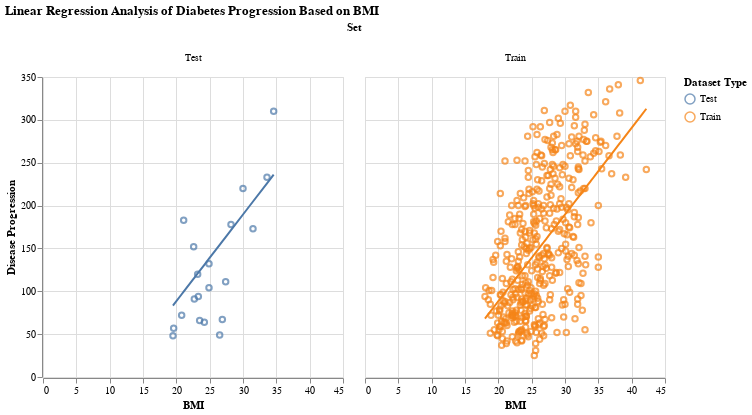

The code cell stored with this chart in its notebook:
### Code cell
import pandas as pd
import altair as alt
from sklearn.model_selection import train_test_split
from sklearn.linear_model import LinearRegression
from sklearn.metrics import mean_squared_error, r2_score
import matplotlib.pyplot as plt

# Load the dataset
df = pd.read_csv('diabetes.tab.tsv', sep='\t')

# Assuming that the feature and target columns need to be specified
X = df[['BMI']]  # 'bmi' as an example feature column
y = df['Y']  # 'response' as an example target column

# Split the data into training and testing sets
X_train, X_test, y_train, y_test = train_test_split(X, y, test_size=20, shuffle=False)
# Initialize and train the Linear Regression model
regressor = LinearRegression()
regressor.fit(X_train, y_train)

# Predict on the test set
y_pred = regressor.predict(X_test)

# Calculate mean squared error and coefficient of determination
mse = mean_squared_error(y_test, y_pred)
r2 = r2_score(y_test, y_pred)

print(f"Mean squared error: {mse:.2f}")
print(f"Coefficient of determination: {r2:.2f}")
# Create DataFrames for the training and test sets with predictions
train_df = pd.DataFrame({
    'BMI': X_train.squeeze(),
    'Disease Progression': y_train,
    'Set': 'Train',
    'Prediction': regressor.predict(X_train)
})

test_df = pd.DataFrame({
    'BMI': X_test.squeeze(),  # Ensure it's a 1D array if necessary
    'Disease Progression': y_test,
    'Set': 'Test',
    'Prediction': y_pred
})

# Combine the datasets
full_df = pd.concat([train_df, test_df])

# Base chart for actual data points
points = alt.Chart(full_df).mark_point().encode(
    x=alt.X('BMI', title='BMI'),
    y=alt.Y('Disease Progression', title='Disease Progression'),
    color=alt.Color('Set', legend=alt.Legend(title="Dataset Type")),
    tooltip=['BMI', 'Disease Progression', 'Set']
)

# Line chart for predictions
predictions = alt.Chart(full_df).mark_line().encode(
    x='BMI',
    y='Prediction',
    color=alt.Color('Set', legend=alt.Legend(title="Dataset Type")),
    detail='Set'
)

# Combine the points and lines into one chart
chart = alt.layer(points, predictions).facet(
    column='Set:N'
).properties(
    title="Linear Regression Analysis of Diabetes Progression Based on BMI"
)

# Display the chart
chart

### Figure 1 — Vega-Lite specification as saved in the notebook (floating-point values rounded to 4 significant figures; data arrays with more than 128 entries replaced by an {"elided": "..."} marker saying what was removed)
{"config": {"view": {"continuousWidth": 300, "continuousHeight": 300}}, "data": {"name": "data-a11f27dc2e2ea19a931ae454bb68aafe"}, "facet": {"column": {"field": "Set", "type": "nominal"}}, "spec": {"layer": [{"mark": {"type": "point"}, "encoding": {"color": {"field": "Set", "legend": {"title": "Dataset Type"}, "type": "nominal"}, "tooltip": [{"field": "BMI", "type": "quantitative"}, {"field": "Disease Progression", "type": "quantitative"}, {"field": "Set", "type": "nominal"}], "x": {"field": "BMI", "title": "BMI", "type": "quantitative"}, "y": {"field": "Disease Progression", "title": "Disease Progression", "type": "quantitative"}}}, {"mark": {"type": "line"}, "encoding": {"color": {"field": "Set", "legend": {"title": "Dataset Type"}, "type": "nominal"}, "detail": {"field": "Set", "type": "nominal"}, "x": {"field": "BMI", "type": "quantitative"}, "y": {"field": "Prediction", "type": "quantitative"}}}]}, "title": "Linear Regression Analysis of Diabetes Progression Based on BMI", "$schema": "https://vega.github.io/schema/vega-lite/v5.20.1.json", "datasets": {"data-a11f27dc2e2ea19a931ae454bb68aafe": {"elided": "442 records"}}}
